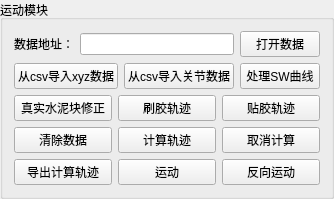
        <widget class="QGroupBox" name="groupBox_11">
         <property name="sizePolicy">
          <sizepolicy hsizetype="Preferred" vsizetype="Preferred">
           <horstretch>0</horstretch>
           <verstretch>1</verstretch>
          </sizepolicy>
         </property>
         <property name="title">
          <string>运动模块</string>
         </property>
         <layout class="QVBoxLayout" name="verticalLayout_11">
          <item>
           <layout class="QHBoxLayout" name="horizontalLayout_12">
            <item>
             <widget class="QLabel" name="label_22">
              <property name="text">
               <string>数据地址：</string>
              </property>
             </widget>
            </item>
            <item>
             <widget class="QLineEdit" name="LineEditDataAddress">
              <property name="sizePolicy">
               <sizepolicy hsizetype="Preferred" vsizetype="Fixed">
                <horstretch>1</horstretch>
                <verstretch>0</verstretch>
               </sizepolicy>
              </property>
              <property name="minimumSize">
               <size>
                <width>100</width>
                <height>0</height>
               </size>
              </property>
             </widget>
            </item>
            <item>
             <widget class="QPushButton" name="btnOpenData">
              <property name="sizePolicy">
               <sizepolicy hsizetype="Preferred" vsizetype="Fixed">
                <horstretch>0</horstretch>
                <verstretch>0</verstretch>
               </sizepolicy>
              </property>
              <property name="text">
               <string>打开数据</string>
              </property>
             </widget>
            </item>
           </layout>
          </item>
          <item>
           <layout class="QHBoxLayout" name="horizontalLayout_16">
            <item>
             <widget class="QPushButton" name="btnLoadData">
              <property name="sizePolicy">
               <sizepolicy hsizetype="Preferred" vsizetype="Preferred">
                <horstretch>0</horstretch>
                <verstretch>0</verstretch>
               </sizepolicy>
              </property>
              <property name="text">
               <string>从csv导入xyz数据</string>
              </property>
             </widget>
            </item>
            <item>
             <widget class="QPushButton" name="btnExecuteTrajectory">
              <property name="sizePolicy">
               <sizepolicy hsizetype="Preferred" vsizetype="Preferred">
                <horstretch>0</horstretch>
                <verstretch>0</verstretch>
               </sizepolicy>
              </property>
              <property name="text">
               <string>从csv导入关节数据</string>
              </property>
             </widget>
            </item>
            <item>
             <widget class="QPushButton" name="btnLoadSWCurve">
              <property name="sizePolicy">
               <sizepolicy hsizetype="Preferred" vsizetype="Preferred">
                <horstretch>0</horstretch>
                <verstretch>0</verstretch>
               </sizepolicy>
              </property>
              <property name="text">
               <string>处理SW曲线</string>
              </property>
             </widget>
            </item>
           </layout>
          </item>
          <item>
           <layout class="QHBoxLayout" name="horizontalLayout_24">
            <item>
             <widget class="QPushButton" name="btnSetRealBlock">
              <property name="sizePolicy">
               <sizepolicy hsizetype="Preferred" vsizetype="Preferred">
                <horstretch>0</horstretch>
                <verstretch>0</verstretch>
               </sizepolicy>
              </property>
              <property name="text">
               <string>真实水泥块修正</string>
              </property>
             </widget>
            </item>
            <item>
             <widget class="QPushButton" name="btnGetShuaTraj">
              <property name="sizePolicy">
               <sizepolicy hsizetype="Preferred" vsizetype="Preferred">
                <horstretch>0</horstretch>
                <verstretch>0</verstretch>
               </sizepolicy>
              </property>
              <property name="text">
               <string>刷胶轨迹</string>
              </property>
             </widget>
            </item>
            <item>
             <widget class="QPushButton" name="btnGetTieTraj">
              <property name="sizePolicy">
               <sizepolicy hsizetype="Preferred" vsizetype="Preferred">
                <horstretch>0</horstretch>
                <verstretch>0</verstretch>
               </sizepolicy>
              </property>
              <property name="text">
               <string>贴胶轨迹</string>
              </property>
             </widget>
            </item>
           </layout>
          </item>
          <item>
           <layout class="QHBoxLayout" name="horizontalLayout_22">
            <item>
             <widget class="QPushButton" name="btnClearData">
              <property name="sizePolicy">
               <sizepolicy hsizetype="Preferred" vsizetype="Preferred">
                <horstretch>0</horstretch>
                <verstretch>0</verstretch>
               </sizepolicy>
              </property>
              <property name="text">
               <string>清除数据</string>
              </property>
             </widget>
            </item>
            <item>
             <widget class="QPushButton" name="btnCalcTrajectory">
              <property name="sizePolicy">
               <sizepolicy hsizetype="Preferred" vsizetype="Preferred">
                <horstretch>0</horstretch>
                <verstretch>0</verstretch>
               </sizepolicy>
              </property>
              <property name="text">
               <string>计算轨迹</string>
              </property>
             </widget>
            </item>
            <item>
             <widget class="QPushButton" name="pushButton">
              <property name="sizePolicy">
               <sizepolicy hsizetype="Preferred" vsizetype="Preferred">
                <horstretch>0</horstretch>
                <verstretch>0</verstretch>
               </sizepolicy>
              </property>
              <property name="text">
               <string>取消计算</string>
              </property>
             </widget>
            </item>
           </layout>
          </item>
          <item>
           <layout class="QHBoxLayout" name="horizontalLayout_13">
            <item>
             <widget class="QPushButton" name="btnLoadCalcTrajectory">
              <property name="sizePolicy">
               <sizepolicy hsizetype="Preferred" vsizetype="Preferred">
                <horstretch>0</horstretch>
                <verstretch>0</verstretch>
               </sizepolicy>
              </property>
              <property name="text">
               <string>导出计算轨迹</string>
              </property>
             </widget>
            </item>
            <item>
             <widget class="QPushButton" name="btnMoveTrajectory">
              <property name="sizePolicy">
               <sizepolicy hsizetype="Preferred" vsizetype="Preferred">
                <horstretch>0</horstretch>
                <verstretch>0</verstretch>
               </sizepolicy>
              </property>
              <property name="text">
               <string>运动</string>
              </property>
             </widget>
            </item>
            <item>
             <widget class="QPushButton" name="btnMoveReverseTrajectory">
              <property name="sizePolicy">
               <sizepolicy hsizetype="Preferred" vsizetype="Preferred">
                <horstretch>0</horstretch>
                <verstretch>0</verstretch>
               </sizepolicy>
              </property>
              <property name="text">
               <string>反向运动</string>
              </property>
             </widget>
            </item>
           </layout>
          </item>
         </layout>
        </widget>
